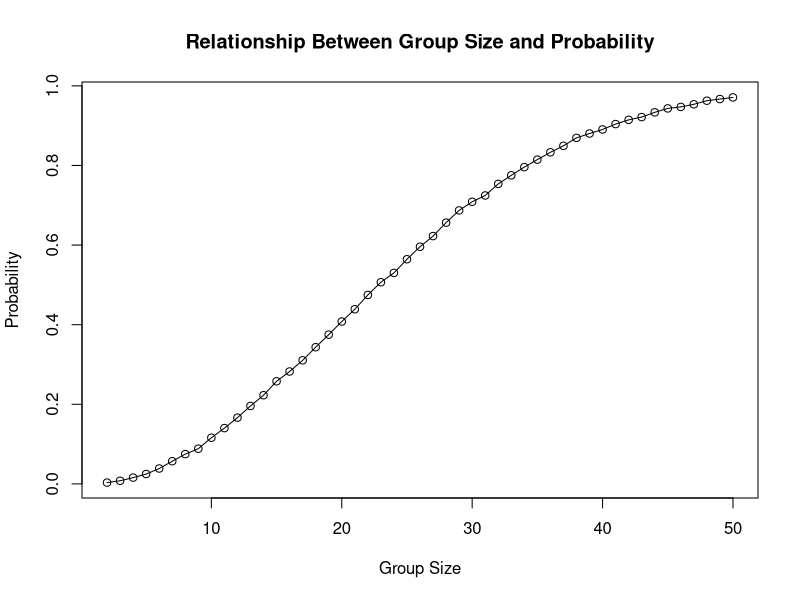

R code for this plot:
## ---- chunk 1
# Simulate random birthdays and check for duplicates
birthday_simulation <- function(n) {
  birthdays <- sample(1:365, n, replace = TRUE)
  return(any(duplicated(birthdays)))
}
## ---- chunk 2
set.seed(123) # Ensure reproducibility
group_sizes <- 2:50
results <- sapply(group_sizes, function(n) {
  mean(replicate(10000, birthday_simulation(n)))
})
## ---- chunk 3
# Plot the probability as a function of group size
plot(group_sizes, results, type = "o", xlab = "Group Size", ylab = "Probability",
     main = "Relationship Between Group Size and Probability")
